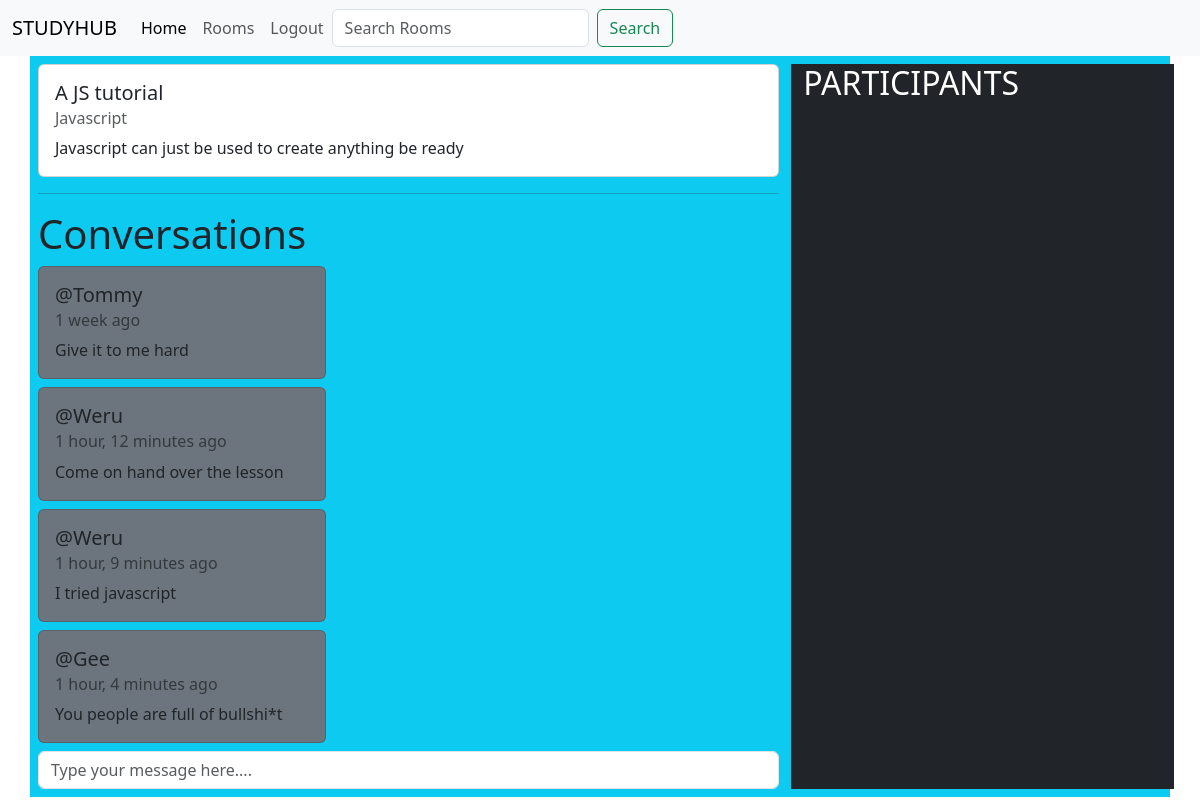
The app's page /room/7/ (signed in) with its own data.
### room/models.py (models this page shows, shortened)
class Room(models.Model):
    host =models.ForeignKey(User, on_delete=models.SET_NULL, null=True)
    topic = models.ForeignKey(Topic , on_delete=models.SET_NULL, null=True)
    name = models.CharField(max_length=200)
    description = models.TextField( null=True , blank=True)
    participants = models.ManyToManyField(User, related_name='participants', blank=True)
    updated = models.DateField(auto_now=True)
    created = models.DateTimeField(auto_now_add=True)
    class Meta:
        ordering = ['-updated', '-created']

class Topic(models.Model):
    name = models.CharField(max_length=200)
    def __str__(self):
        return self.name

class Message(models.Model):
    user= models.ForeignKey(User ,on_delete=models.CASCADE)
    room = models.ForeignKey(Room, on_delete=models.CASCADE)
    body = models.TextField()
    updated = models.DateField(auto_now=True)
    created = models.DateTimeField(auto_now_add=True)

### room/views.py (the view, shortened to what this page needs)
# urls.py: path('room/<str:pk>/', views.get_room, name='room'),
@login_required(login_url='login')
def get_room(request,pk):
    room = Room.objects.get(id=pk)
    room_messages = room.message_set.all()
    context = {'room':room, 'room_messages':room_messages}
    return render(request ,'components/room.html',context )

### templates/components/room.html (shortened to what this page needs)
{% extends 'base.html' %} {% block content %}
<div class="container bg-info p-2">
  <div class="row">
    <div class="col-md-8">
      <div class="card" style="width: 100%">
        <div class="card-body">
          <h5 class="card-title">{{room.name}}</h5>
          <h6 class="card-subtitle mb-2 text-body-secondary">{{room.topic}}</h6>
          <p class="card-text">{{room.description}}</p>
        </div>
      </div>
      <hr />
      <div>
        <h1>Conversations</h1>
        {% for message in room_messages %}
        <div class="card mt-2 bg-secondary" style="width: 18rem">
          <div class="card-body">
            <h5 class="card-title">@{{message.user}}</h5>
            <h6 class="card-subtitle mb-2 text-body-secondary">
              {{message.created|timesince}} ago
            </h6>
            <p class="card-text">{{message.body}}</p>
          </div>
        </div>
        {% endfor %}
        {% if request.user.is_authenticated %}
        <div class="mt-2">
          <form action="" method="post">
            <input class="form-control" name="body" type="text" placeholder="Type your message here...."/>
          </form>
        </div>
        {% endif %}
      </div>
    </div>
    <div class="col-md-4 bg-dark">
      <h2 class="text-white">PARTICIPANTS</h2>
    </div>
  </div>
</div>
{% endblock %}

### records on screen
Room: name "A JS tutorial", topic "Javascript", description "Javascript can just be used to create anything be ready"
Message: user "Tommy", created "1 week", body "Give it to me hard"
Message: user "Weru", created "1 hour, 12 minutes", body "Come on hand over the lesson"
Message: user "Weru", created "1 hour, 9 minutes", body "I tried javascript"
Message: user "Gee", created "1 hour, 4 minutes", body "You people are full of bullshi*t"
